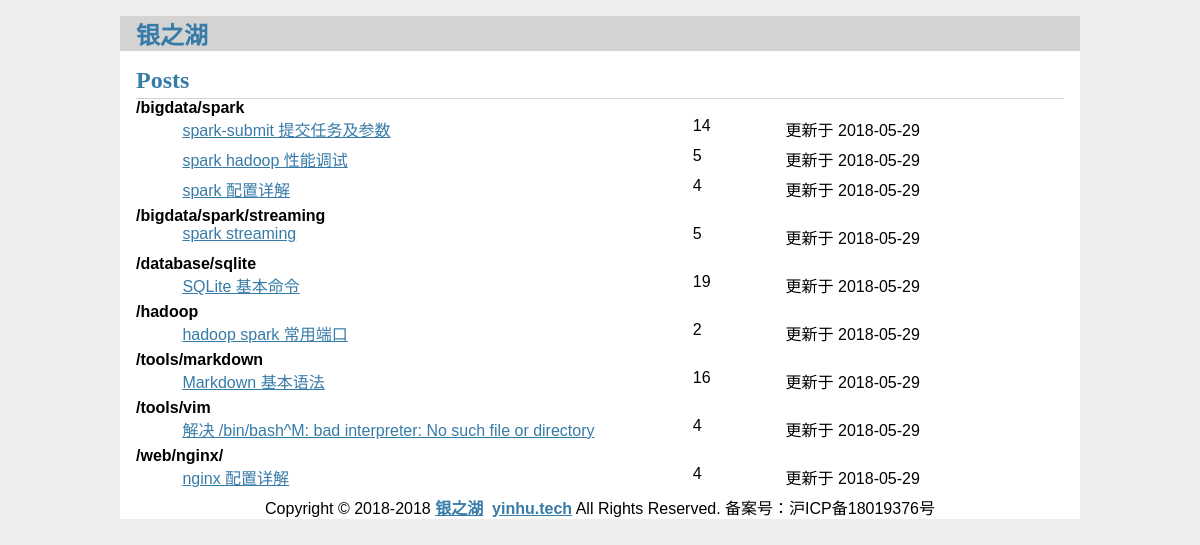
The page / on the database its author committed.
### tables this page shows
CREATE TABLE "post" (
  id INTEGER PRIMARY KEY AUTOINCREMENT,
  uuid TEXT NOT NULL DEFAULT "",
  author_id INTEGER NOT NULL,

  created TIMESTAMP NOT NULL DEFAULT CURRENT_TIMESTAMP,
  updated TIMESTAMP NOT NULL DEFAULT CURRENT_TIMESTAMP,
  
  title TEXT NOT NULL,
  body TEXT NOT NULL,
  tags TEXT NOT NULL DEFAULT "",
  
  read_cnt INTEGER NOT NULL DEFAULT 0,
  good_cnt INTEGER NOT NULL DEFAULT 0,
  
  FOREIGN KEY (author_id) REFERENCES user (id)
);

### flaskr/blog.py (the view)
@bp.route('/')
def index():
  db = get_db()
  posts = db.execute(
    'SELECT p.uuid, title, body, created, updated, author_id, username, tags, read_cnt, good_cnt'
    ' FROM post p JOIN user u ON p.author_id = u.id'
    ' ORDER BY tags'
  ).fetchall()
  posts_n = []
  pre_tag = ''
  for p in posts:
    n = {}
    for key in p.keys():
      n[key] = p[key]
    if p['tags'] == pre_tag:
      n['tags'] = ''
    posts_n.append(n)
    pre_tag = p['tags']
  return render_template('blog/index.html', posts=posts_n)

### flaskr/auth.py (called while the page is built)
@bp.before_app_request
def load_logged_in_user():
    user_id = session.get('user_id')
    if user_id is None:
        g.user = None
    else:
        g.user = get_db().execute(
            'SELECT * FROM user WHERE id = ?', (user_id,)
        ).fetchone()

### flaskr/db.py (called while the page is built)
def get_db():
  if 'db' not in g:
    g.db = sqlite3.connect(
      current_app.config['DATABASE'],
      detect_types=sqlite3.PARSE_DECLTYPES
    )
    g.db.row_factory = sqlite3.Row
  return g.db

### flaskr/templates/blog/index.html (shortened to what this page needs)
{% extends 'base.html' %}
{% block header %}
  <h1>{% block title %}Posts{% endblock %}</h1>
{% endblock %}
{% block content %}
  {% for post in posts %}
    <article>
        {% if post['tags'] %}
        <div id='index_tags'>{{ post['tags'] }}</div>
        {% endif %}
        <div class='index_item' id='index_title'><a class="action" href="{{ url_for('blog.get_post_by_uuid', uuid=post['uuid']) }}">{{ post['title'] }}</a></div>
        <div class='index_item' id='index_read_cnt'>{{ post['read_cnt'] }}</div>
        <div class='index_item' id='index_update'>更新于 {{ post['updated'].strftime('%Y-%m-%d') }}</div>
    </article>
  {% endfor %}
{% endblock %}

### flaskr/static/style.css (style rules this page uses)
h1, h2, h3, h4, h5, h6 { font-family: serif; color: #377ba8; margin: 1rem 0; }
a { color: #377ba8; }
.content > header h1 { flex: auto; margin: 1rem 0 0.25rem 0; }
#index_tags { color: black; font-weight: bold; width:100%; float:left; }
.index_item { float:left; height:30px; }
#index_title { margin-left:5%; width:55%; }
#index_read_cnt { width:10%; }
#index_update { width:30%; }

### rows shown on the page
post: tags "/bigdata/spark", title "spark-submit 提交任务及参数", read_cnt "14", updated "2018-05-29"
post: title "spark hadoop 性能调试", read_cnt "5", updated "2018-05-29"
post: title "spark 配置详解", read_cnt "4", updated "2018-05-29"
post: tags "/bigdata/spark/streaming", title "spark streaming", read_cnt "5", updated "2018-05-29"
post: tags "/database/sqlite", title "SQLite 基本命令", read_cnt "19", updated "2018-05-29"
post: tags "/hadoop", title "hadoop spark 常用端口", read_cnt "2", updated "2018-05-29"
post: tags "/tools/markdown", title "Markdown 基本语法", read_cnt "16", updated "2018-05-29"
post: tags "/tools/vim", title "解决 /bin/bash^M: bad interpreter: No such file or directory", read_cnt "4", updated "2018-05-29"
post: tags "/web/nginx/", title "nginx 配置详解", read_cnt "4", updated "2018-05-29"
